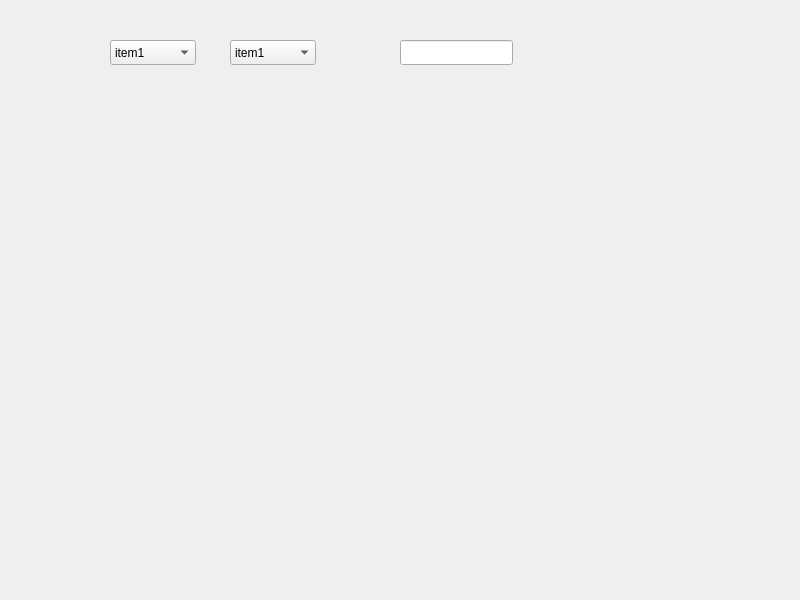
<?xml version="1.0" encoding="UTF-8"?>
<ui version="4.0">
 <class>Widget</class>
 <widget class="QWidget" name="Widget">
  <property name="geometry">
   <rect>
    <x>0</x>
    <y>0</y>
    <width>800</width>
    <height>600</height>
   </rect>
  </property>
  <property name="windowTitle">
   <string>Widget</string>
  </property>
  <widget class="QComboBox" name="comboBox">
   <property name="geometry">
    <rect>
     <x>110</x>
     <y>40</y>
     <width>86</width>
     <height>25</height>
    </rect>
   </property>
   <property name="editable">
    <bool>false</bool>
   </property>
   <property name="currentText">
    <string>item1</string>
   </property>
   <item>
    <property name="text">
     <string>item1</string>
    </property>
   </item>
   <item>
    <property name="text">
     <string>item2</string>
    </property>
   </item>
  </widget>
  <widget class="QComboBox" name="comboBox_2">
   <property name="geometry">
    <rect>
     <x>230</x>
     <y>40</y>
     <width>86</width>
     <height>25</height>
    </rect>
   </property>
   <property name="editable">
    <bool>false</bool>
   </property>
   <property name="currentText">
    <string>item1</string>
   </property>
   <item>
    <property name="text">
     <string>item1</string>
    </property>
   </item>
   <item>
    <property name="text">
     <string>item2</string>
    </property>
   </item>
  </widget>
  <widget class="QLineEdit" name="lineEdit">
   <property name="geometry">
    <rect>
     <x>400</x>
     <y>40</y>
     <width>113</width>
     <height>25</height>
    </rect>
   </property>
  </widget>
 </widget>
 <resources/>
 <connections/>
</ui>
